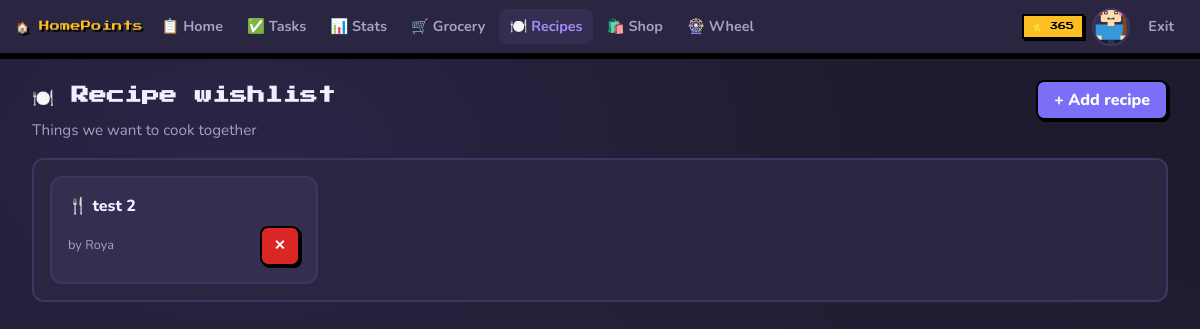
The page /recipes (signed in) on the database its author committed.
### tables this page shows
CREATE TABLE users (
        id INTEGER PRIMARY KEY AUTOINCREMENT,
        username TEXT UNIQUE NOT NULL,
        password TEXT NOT NULL,
        household_id TEXT,
        points INTEGER DEFAULT 0,
        created_at TIMESTAMP DEFAULT CURRENT_TIMESTAMP
    , avatar_skin INTEGER DEFAULT 0, avatar_hair INTEGER DEFAULT 0, avatar_top INTEGER DEFAULT 0, hidden_suggestions TEXT DEFAULT '', avatar_hair_long INTEGER DEFAULT 0, avatar_hair_style TEXT DEFAULT 'short', avatar_hair_color TEXT DEFAULT '#8B4513', avatar_skin_color TEXT DEFAULT '#FFDBAC', avatar_shirt TEXT DEFAULT '#e74c3c', avatar_shirt_dark TEXT DEFAULT '#c0392b', avatar_pants TEXT DEFAULT '#4a6fa5', avatar_outfit TEXT DEFAULT 'tshirt', avatar_accessory TEXT DEFAULT 'none');

CREATE TABLE recipes (
        id INTEGER PRIMARY KEY AUTOINCREMENT,
        household_id TEXT NOT NULL,
        title TEXT NOT NULL,
        url TEXT,
        notes TEXT,
        photo_url TEXT,
        added_by INTEGER NOT NULL,
        created_at TIMESTAMP DEFAULT CURRENT_TIMESTAMP
    );

### app.py (the view)
@app.route('/recipes')
@login_required
def recipes():
    user = get_current_user()
    conn = get_db()
    recs = conn.execute('''SELECT recipes.*, users.username as added_by_name
        FROM recipes LEFT JOIN users ON recipes.added_by=users.id
        WHERE recipes.household_id=? ORDER BY recipes.created_at DESC''',(user['household_id'],)).fetchall()
    conn.close()
    return render_template('recipes.html', user=user, recipes=recs)

### app.py (called while the page is built)
def get_db():
    conn = sqlite3.connect(DB)
    conn.row_factory = sqlite3.Row
    return conn

def login_required(f):
    from functools import wraps
    @wraps(f)
    def decorated(*args, **kwargs):
        if 'user_id' not in session: return redirect(url_for('login'))
        return f(*args, **kwargs)
    return decorated

def get_current_user():
    if 'user_id' not in session: return None
    conn = get_db()
    u = conn.execute('SELECT * FROM users WHERE id=?',(session['user_id'],)).fetchone()
    conn.close()
    return u

@app.context_processor
def inject_globals():
    return dict(user=get_current_user())

### templates/recipes.html (shortened to what this page needs)
{% extends "base.html" %}
{% block content %}
<div class="page-header">
  <div><h1>🍽️ Recipe wishlist</h1><p class="subtitle">Things we want to cook together</p></div>
  <button class="btn btn-primary" onclick="toggleModal('add-recipe-modal')">+ Add recipe</button>
</div>
<div class="panel">
  {% if recipes %}
    <div class="recipes-grid">
      {% for recipe in recipes %}
      <div class="recipe-card">
        <div class="recipe-title">🍴 {{ recipe.title }}</div>
        <div class="recipe-meta">
          <span>by {{ recipe.added_by_name }}</span>
          <form method="POST" action="{{ url_for('delete_recipe', recipe_id=recipe.id) }}" style="display:inline">
            <button class="btn btn-danger btn-sm" onclick="return confirm('Remove?')">✕</button>
          </form>
        </div>
      </div>
      {% endfor %}
    </div>
  {% else %}
    <p class="empty-state">No recipes yet! Add something delicious 🌽</p>
  {% endif %}
</div>
{% endblock %}

### templates/base.html (shortened to what this page needs)
<!DOCTYPE html>
<html lang="en">
<head>
  <link rel="stylesheet" href="{{ url_for('static', filename='css/style.css') }}">
</head>
<body>
{% if session.user_id %}
<nav class="navbar">
  <a href="{{ url_for('dashboard') }}" class="nav-logo">🏠 HomePoints</a>
  <div class="nav-links">
    <a href="{{ url_for('dashboard') }}"  class="nav-link {% if request.endpoint=='dashboard' %}active{% endif %}">📋 Home</a>
    <a href="{{ url_for('tasks') }}"      class="nav-link {% if request.endpoint=='tasks' %}active{% endif %}">✅ Tasks</a>
    <a href="{{ url_for('stats') }}"      class="nav-link {% if request.endpoint=='stats' %}active{% endif %}">📊 Stats</a>
    <a href="{{ url_for('groceries') }}"  class="nav-link {% if request.endpoint=='groceries' %}active{% endif %}">🛒 Grocery</a>
    <a href="{{ url_for('recipes') }}"    class="nav-link {% if request.endpoint=='recipes' %}active{% endif %}">🍽️ Recipes</a>
    <a href="{{ url_for('shop') }}"       class="nav-link {% if request.endpoint=='shop' %}active{% endif %}">🛍️ Shop</a>
    <a href="{{ url_for('wheel') }}"      class="nav-link {% if request.endpoint=='wheel' %}active{% endif %}">🎡 Wheel</a>
  </div>
  <div class="nav-right">
    <span class="nav-points">⭐ {{ user.points if user else 0 }}</span>
    {% if user %}
    <a href="{{ url_for('avatar') }}" style="display:flex;align-items:center;width:38px;height:38px;border:2px solid var(--border);border-radius:50%;overflow:hidden;background:var(--bg3);flex-shrink:0" title="Edit avatar">
    </a>
    {% endif %}
    <a href="{{ url_for('logout') }}" class="nav-link" style="display:none" id="desktop-logout">Exit</a>
  </div>
</nav>
{% endif %}
<main class="main-content">
  {% block content %}{% endblock %}
</main>
</body>
</html>

### static/css/style.css (style rules this page uses)
:root { --bg:#1e1b2e; --bg2:#2a2540; --bg3:#342f50; --border:#3d3660; --accent:#7c6ff7; --accent2:#a78bfa; --gold:#fbbf24; --gold-dk:#d97706; --green:#34d399; --green-dk:#059669; --red:#f87171; --red-dk:#dc2626; --pink:#f472b6; --blue:#60a5fa; --text:#f0eeff; --text2:#a99ec5; --r:12px; --r-sm:8px; --touch:48px; --touch-sm:40px; }
*,*::before,*::after { box-sizing:border-box;margin:0;padding:0 }
html { font-size:16px;-webkit-text-size-adjust:100% }
body { font-family:'Nunito',sans-serif;font-size:1rem; background:var(--bg);color:var(--text);min-height:100vh; background-image: radial-gradient(ellipse at 20% 20%,rgba(124,111,247,.12) 0%,transparent 50%), radial-gradient(ellipse at 80% 80%,rgba(167,139,250,.08) 0%,transparent 50%); line-height:1.6; overflow-x:hidden; }
a { color:var(--accent2);text-decoration:none }
h1 { font-family:'Press Start 2P',monospace;font-size:.85rem;line-height:1.8 }
.navbar { display:flex;align-items:center;padding:0 1rem;height:56px; background:var(--bg2);border-bottom:3px solid #000; box-shadow:0 3px 0 #000;position:sticky;top:0;z-index:200;gap:.5rem; }
.nav-logo { font-family:'Press Start 2P',monospace;font-size:.55rem; color:var(--gold);text-shadow:2px 2px 0 #000; text-decoration:none;white-space:nowrap;flex-shrink:0; }
.nav-links { display:none }
.nav-right { display:flex;align-items:center;gap:8px;margin-left:auto }
.nav-points { background:var(--gold);color:#000; font-family:'Press Start 2P',monospace;font-size:.5rem; padding:4px 8px;border:2px solid #000;box-shadow:2px 2px 0 #000; white-space:nowrap; }
.nav-link { display:flex;align-items:center;gap:5px; padding:6px 10px;border-radius:var(--r-sm); color:var(--text2);font-size:.9rem;font-weight:700; white-space:nowrap;transition:background .15s,color .15s; }
.nav-link:hover,.nav-link.active { background:var(--bg3);color:var(--text);text-decoration:none }
.nav-link.active { color:var(--accent2) }
.main-content { max-width:1200px;margin:0 auto; padding:1rem; padding-bottom:80px; }
.panel { background:var(--bg2);border:2px solid var(--border); border-radius:var(--r);padding:1rem;margin-bottom:1rem; }
.page-header { display:flex;align-items:flex-start;justify-content:space-between; margin-bottom:1rem;gap:.75rem;flex-wrap:wrap; }
.subtitle { color:var(--text2);margin-top:6px;font-size:.95rem }
.btn { display:inline-flex;align-items:center;gap:6px; padding:10px 16px;font-family:'Nunito',sans-serif; font-size:1rem;font-weight:800; border:2px solid #000;box-shadow:2px 2px 0 #000; cursor:pointer;border-radius:var(--r-sm); transition:transform .1s,box-shadow .1s; text-decoration:none;line-height:1; min-height:var(--touch-sm); -webkit-tap-highlight-color:transparent; }
.btn-primary { background:var(--accent);color:#fff }
.btn-danger { background:var(--red-dk);color:#fff }
.btn-sm { padding:6px 12px;font-size:.88rem;min-height:var(--touch-sm) }
.recipes-grid { display:grid;grid-template-columns:1fr;gap:10px }
.recipe-card { background:var(--bg3);border:2px solid var(--border);border-radius:var(--r);padding:1rem;display:flex;flex-direction:column;gap:6px }
.recipe-title { font-size:1rem;font-weight:800 }
.recipe-meta { font-size:.8rem;color:var(--text2);margin-top:auto;display:flex;justify-content:space-between;align-items:center }
@media (min-width:600px) { .main-content { padding:1.5rem 2rem } }
@media (min-width:600px) { .recipes-grid { grid-template-columns:repeat(auto-fill,minmax(260px,1fr)) } }
@media (min-width:600px) { h1 { font-size:1rem } }
@media (min-width:768px) { .nav-links { display:flex;gap:4px } }
@media (min-width:768px) { .main-content { padding-bottom:1.5rem } }
@media (min-width:1024px) { h1 { font-size:1.1rem } }
@media (min-width:1024px) { .nav-logo { font-size:.65rem } }

### rows shown on the page
users: points "365"
recipes: title "test 2", added_by_name "Roya"
